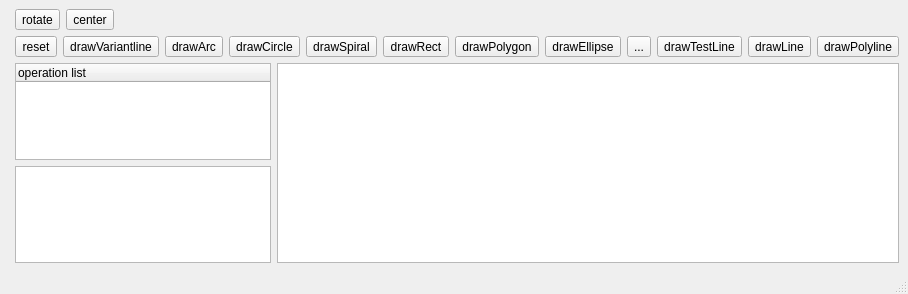
<?xml version="1.0" encoding="UTF-8"?>
<ui version="4.0">
 <class>MainWindow</class>
 <widget class="QMainWindow" name="MainWindow">
  <property name="geometry">
   <rect>
    <x>0</x>
    <y>0</y>
    <width>712</width>
    <height>294</height>
   </rect>
  </property>
  <property name="windowTitle">
   <string>LaserCAD</string>
  </property>
  <property name="layoutDirection">
   <enum>Qt::LayoutDirection::LeftToRight</enum>
  </property>
  <property name="autoFillBackground">
   <bool>true</bool>
  </property>
  <widget class="QWidget" name="centralwidget">
   <layout class="QFormLayout" name="formLayout">
    <item row="0" column="1">
     <layout class="QHBoxLayout" name="horizontalLayout">
      <item>
       <widget class="QToolButton" name="rotateButton">
        <property name="sizePolicy">
         <sizepolicy hsizetype="Preferred" vsizetype="Fixed">
          <horstretch>0</horstretch>
          <verstretch>0</verstretch>
         </sizepolicy>
        </property>
        <property name="text">
         <string>rotate</string>
        </property>
       </widget>
      </item>
      <item>
       <widget class="QToolButton" name="centerButton">
        <property name="sizePolicy">
         <sizepolicy hsizetype="Preferred" vsizetype="Fixed">
          <horstretch>0</horstretch>
          <verstretch>0</verstretch>
         </sizepolicy>
        </property>
        <property name="text">
         <string>center</string>
        </property>
       </widget>
      </item>
      <item>
       <spacer name="horizontalSpacer_2">
        <property name="orientation">
         <enum>Qt::Orientation::Horizontal</enum>
        </property>
        <property name="sizeHint" stdset="0">
         <size>
          <width>40</width>
          <height>20</height>
         </size>
        </property>
       </spacer>
      </item>
     </layout>
    </item>
    <item row="1" column="1">
     <layout class="QHBoxLayout" name="horizontalLayout_1">
      <item>
       <widget class="QToolButton" name="resetButton">
        <property name="toolTip">
         <string>&lt;html&gt;&lt;head/&gt;&lt;body&gt;&lt;p&gt;&lt;span style=&quot; font-weight:700;&quot;&gt;指针工具&lt;/span&gt;&lt;/p&gt;&lt;p&gt;可以选中对象进行操作；&lt;/p&gt;&lt;p&gt;当使用其他绘制工具时，双击右键可切换&lt;/p&gt;&lt;/body&gt;&lt;/html&gt;</string>
        </property>
        <property name="toolTipDuration">
         <number>0</number>
        </property>
        <property name="text">
         <string>reset</string>
        </property>
        <property name="checkable">
         <bool>true</bool>
        </property>
        <property name="autoExclusive">
         <bool>true</bool>
        </property>
       </widget>
      </item>
      <item>
       <widget class="QToolButton" name="drawVariantLineButton">
        <property name="toolTip">
         <string>&lt;html&gt;&lt;head/&gt;&lt;body&gt;&lt;p&gt;&lt;span style=&quot; font-weight:700;&quot;&gt;多段线工具&lt;/span&gt;&lt;/p&gt;&lt;p&gt;绘制直线、圆弧以及组合多段线&lt;/p&gt;&lt;p&gt;左键点击选取下一个点；右键点击结束绘制&lt;/p&gt;&lt;p&gt;默认绘制直线，长按ctrl切换为圆弧模式；同时按c可切换圆弧的方向&lt;/p&gt;&lt;/body&gt;&lt;/html&gt;</string>
        </property>
        <property name="toolTipDuration">
         <number>0</number>
        </property>
        <property name="text">
         <string>drawVariantline</string>
        </property>
        <property name="checkable">
         <bool>true</bool>
        </property>
        <property name="autoExclusive">
         <bool>true</bool>
        </property>
       </widget>
      </item>
      <item>
       <widget class="QToolButton" name="drawArcButton">
        <property name="text">
         <string>drawArc</string>
        </property>
        <property name="checkable">
         <bool>true</bool>
        </property>
        <property name="autoExclusive">
         <bool>true</bool>
        </property>
       </widget>
      </item>
      <item>
       <widget class="QToolButton" name="drawCircleButton">
        <property name="sizePolicy">
         <sizepolicy hsizetype="Preferred" vsizetype="Fixed">
          <horstretch>0</horstretch>
          <verstretch>0</verstretch>
         </sizepolicy>
        </property>
        <property name="toolTip">
         <string>&lt;html&gt;&lt;head/&gt;&lt;body&gt;&lt;p&gt;&lt;span style=&quot; font-weight:700;&quot;&gt;圆形工具&lt;/span&gt;&lt;/p&gt;&lt;p&gt;绘制圆&lt;/p&gt;&lt;/body&gt;&lt;/html&gt;</string>
        </property>
        <property name="toolTipDuration">
         <number>0</number>
        </property>
        <property name="text">
         <string>drawCircle</string>
        </property>
        <property name="checkable">
         <bool>true</bool>
        </property>
        <property name="autoExclusive">
         <bool>true</bool>
        </property>
       </widget>
      </item>
      <item>
       <widget class="QToolButton" name="drawSpiralButton">
        <property name="toolTip">
         <string>&lt;html&gt;&lt;head/&gt;&lt;body&gt;&lt;p&gt;&lt;span style=&quot; font-weight:700;&quot;&gt;螺旋线工具&lt;/span&gt;&lt;/p&gt;&lt;p&gt;绘制螺旋线&lt;/p&gt;&lt;/body&gt;&lt;/html&gt;</string>
        </property>
        <property name="toolTipDuration">
         <number>0</number>
        </property>
        <property name="text">
         <string>drawSpiral</string>
        </property>
        <property name="checkable">
         <bool>true</bool>
        </property>
        <property name="autoExclusive">
         <bool>true</bool>
        </property>
       </widget>
      </item>
      <item>
       <widget class="QToolButton" name="drawRectButton">
        <property name="toolTip">
         <string>&lt;html&gt;&lt;head/&gt;&lt;body&gt;&lt;p&gt;&lt;span style=&quot; font-weight:700;&quot;&gt;矩形工具&lt;/span&gt;&lt;/p&gt;&lt;p&gt;绘制矩形&lt;/p&gt;&lt;/body&gt;&lt;/html&gt;</string>
        </property>
        <property name="toolTipDuration">
         <number>0</number>
        </property>
        <property name="styleSheet">
         <string notr="true"/>
        </property>
        <property name="text">
         <string>drawRect</string>
        </property>
        <property name="checkable">
         <bool>true</bool>
        </property>
        <property name="autoExclusive">
         <bool>true</bool>
        </property>
       </widget>
      </item>
      <item>
       <widget class="QToolButton" name="drawPolygonButton">
        <property name="toolTip">
         <string>&lt;html&gt;&lt;head/&gt;&lt;body&gt;&lt;p&gt;&lt;span style=&quot; font-weight:700;&quot;&gt;多边形工具&lt;/span&gt;&lt;/p&gt;&lt;p&gt;绘制正多边形&lt;/p&gt;&lt;p&gt;按w添加多边形边数；按s减少多边形变数（最小为3）&lt;/p&gt;&lt;/body&gt;&lt;/html&gt;</string>
        </property>
        <property name="toolTipDuration">
         <number>0</number>
        </property>
        <property name="text">
         <string>drawPolygon</string>
        </property>
        <property name="checkable">
         <bool>true</bool>
        </property>
        <property name="autoExclusive">
         <bool>true</bool>
        </property>
       </widget>
      </item>
      <item>
       <widget class="QToolButton" name="drawEllipseButton">
        <property name="toolTip">
         <string>&lt;html&gt;&lt;head/&gt;&lt;body&gt;&lt;p&gt;&lt;span style=&quot; font-weight:700;&quot;&gt;椭圆工具&lt;/span&gt;&lt;/p&gt;&lt;p&gt;绘制椭圆&lt;/p&gt;&lt;/body&gt;&lt;/html&gt;</string>
        </property>
        <property name="toolTipDuration">
         <number>0</number>
        </property>
        <property name="text">
         <string>drawEllipse</string>
        </property>
        <property name="checkable">
         <bool>true</bool>
        </property>
        <property name="autoExclusive">
         <bool>true</bool>
        </property>
       </widget>
      </item>
      <item>
       <widget class="QToolButton" name="zzz">
        <property name="text">
         <string>...</string>
        </property>
       </widget>
      </item>
      <item>
       <widget class="QToolButton" name="drawTestLineButton">
        <property name="text">
         <string>drawTestLine</string>
        </property>
        <property name="checkable">
         <bool>true</bool>
        </property>
        <property name="autoExclusive">
         <bool>true</bool>
        </property>
       </widget>
      </item>
      <item>
       <widget class="QToolButton" name="drawLineButton">
        <property name="sizePolicy">
         <sizepolicy hsizetype="Preferred" vsizetype="Fixed">
          <horstretch>0</horstretch>
          <verstretch>0</verstretch>
         </sizepolicy>
        </property>
        <property name="text">
         <string>drawLine</string>
        </property>
        <property name="checkable">
         <bool>true</bool>
        </property>
        <property name="autoExclusive">
         <bool>true</bool>
        </property>
       </widget>
      </item>
      <item>
       <widget class="QToolButton" name="drawPolylineButton">
        <property name="text">
         <string>drawPolyline</string>
        </property>
        <property name="checkable">
         <bool>true</bool>
        </property>
        <property name="autoExclusive">
         <bool>true</bool>
        </property>
       </widget>
      </item>
      <item>
       <spacer name="horizontalSpacer">
        <property name="orientation">
         <enum>Qt::Orientation::Horizontal</enum>
        </property>
        <property name="sizeType">
         <enum>QSizePolicy::Policy::Expanding</enum>
        </property>
        <property name="sizeHint" stdset="0">
         <size>
          <width>40</width>
          <height>20</height>
         </size>
        </property>
       </spacer>
      </item>
     </layout>
    </item>
    <item row="3" column="1">
     <layout class="QHBoxLayout" name="horizontalLayout_3">
      <item>
       <layout class="QVBoxLayout" name="verticalLayout_4">
        <item>
         <widget class="QTreeWidget" name="operationTreeWidget">
          <property name="sizePolicy">
           <sizepolicy hsizetype="Preferred" vsizetype="Preferred">
            <horstretch>0</horstretch>
            <verstretch>0</verstretch>
           </sizepolicy>
          </property>
          <property name="dragEnabled">
           <bool>true</bool>
          </property>
          <property name="dragDropMode">
           <enum>QAbstractItemView::DragDropMode::InternalMove</enum>
          </property>
          <column>
           <property name="text">
            <string notr="true">operation list</string>
           </property>
          </column>
         </widget>
        </item>
        <item>
         <widget class="QTableWidget" name="propertyTableWidget">
          <property name="sizePolicy">
           <sizepolicy hsizetype="Preferred" vsizetype="Preferred">
            <horstretch>0</horstretch>
            <verstretch>0</verstretch>
           </sizepolicy>
          </property>
         </widget>
        </item>
       </layout>
      </item>
      <item>
       <widget class="GraphicsView" name="graphicsView">
        <property name="cursor" stdset="0">
         <cursorShape>CrossCursor</cursorShape>
        </property>
        <property name="mouseTracking">
         <bool>true</bool>
        </property>
        <property name="verticalScrollBarPolicy">
         <enum>Qt::ScrollBarPolicy::ScrollBarAlwaysOff</enum>
        </property>
        <property name="horizontalScrollBarPolicy">
         <enum>Qt::ScrollBarPolicy::ScrollBarAlwaysOff</enum>
        </property>
        <property name="renderHints">
         <set>QPainter::RenderHint::Antialiasing|QPainter::RenderHint::SmoothPixmapTransform|QPainter::RenderHint::TextAntialiasing</set>
        </property>
        <property name="dragMode">
         <enum>QGraphicsView::DragMode::RubberBandDrag</enum>
        </property>
        <property name="viewportUpdateMode">
         <enum>QGraphicsView::ViewportUpdateMode::MinimalViewportUpdate</enum>
        </property>
       </widget>
      </item>
     </layout>
    </item>
   </layout>
  </widget>
  <widget class="QStatusBar" name="statusBar"/>
 </widget>
 <customwidgets>
  <customwidget>
   <class>GraphicsView</class>
   <extends>QGraphicsView</extends>
   <header>graphicsview.h</header>
  </customwidget>
 </customwidgets>
 <resources/>
 <connections/>
</ui>
